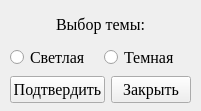
<?xml version="1.0" encoding="UTF-8"?>
<ui version="4.0">
 <class>SettingsWindow</class>
 <widget class="QMainWindow" name="SettingsWindow">
  <property name="windowModality">
   <enum>Qt::ApplicationModal</enum>
  </property>
  <property name="geometry">
   <rect>
    <x>0</x>
    <y>0</y>
    <width>201</width>
    <height>111</height>
   </rect>
  </property>
  <property name="windowTitle">
   <string>Настройки</string>
  </property>
  <widget class="QWidget" name="centralwidget">
   <widget class="QWidget" name="gridLayoutWidget">
    <property name="geometry">
     <rect>
      <x>10</x>
      <y>10</y>
      <width>181</width>
      <height>93</height>
     </rect>
    </property>
    <layout class="QGridLayout" name="gridLayout">
     <item row="2" column="0">
      <layout class="QHBoxLayout" name="horizontalLayout">
       <item>
        <widget class="QPushButton" name="bttn_accept">
         <property name="font">
          <font>
           <family>Times New Roman</family>
           <pointsize>12</pointsize>
          </font>
         </property>
         <property name="text">
          <string>Подтвердить</string>
         </property>
        </widget>
       </item>
       <item>
        <widget class="QPushButton" name="bttn_exit">
         <property name="font">
          <font>
           <family>Times New Roman</family>
           <pointsize>12</pointsize>
          </font>
         </property>
         <property name="text">
          <string>Закрыть</string>
         </property>
        </widget>
       </item>
      </layout>
     </item>
     <item row="0" column="0">
      <widget class="QLabel" name="label">
       <property name="font">
        <font>
         <family>Times New Roman</family>
         <pointsize>12</pointsize>
        </font>
       </property>
       <property name="text">
        <string>Выбор темы:</string>
       </property>
       <property name="alignment">
        <set>Qt::AlignCenter</set>
       </property>
      </widget>
     </item>
     <item row="1" column="0">
      <layout class="QGridLayout" name="gridLayout_2">
       <item row="0" column="0">
        <widget class="QRadioButton" name="radioButton">
         <property name="font">
          <font>
           <family>Times New Roman</family>
           <pointsize>12</pointsize>
          </font>
         </property>
         <property name="text">
          <string>Светлая</string>
         </property>
        </widget>
       </item>
       <item row="0" column="1">
        <widget class="QRadioButton" name="radioButton_2">
         <property name="font">
          <font>
           <family>Times New Roman</family>
           <pointsize>12</pointsize>
          </font>
         </property>
         <property name="text">
          <string>Темная</string>
         </property>
        </widget>
       </item>
      </layout>
     </item>
    </layout>
   </widget>
  </widget>
 </widget>
 <resources/>
 <connections/>
</ui>
